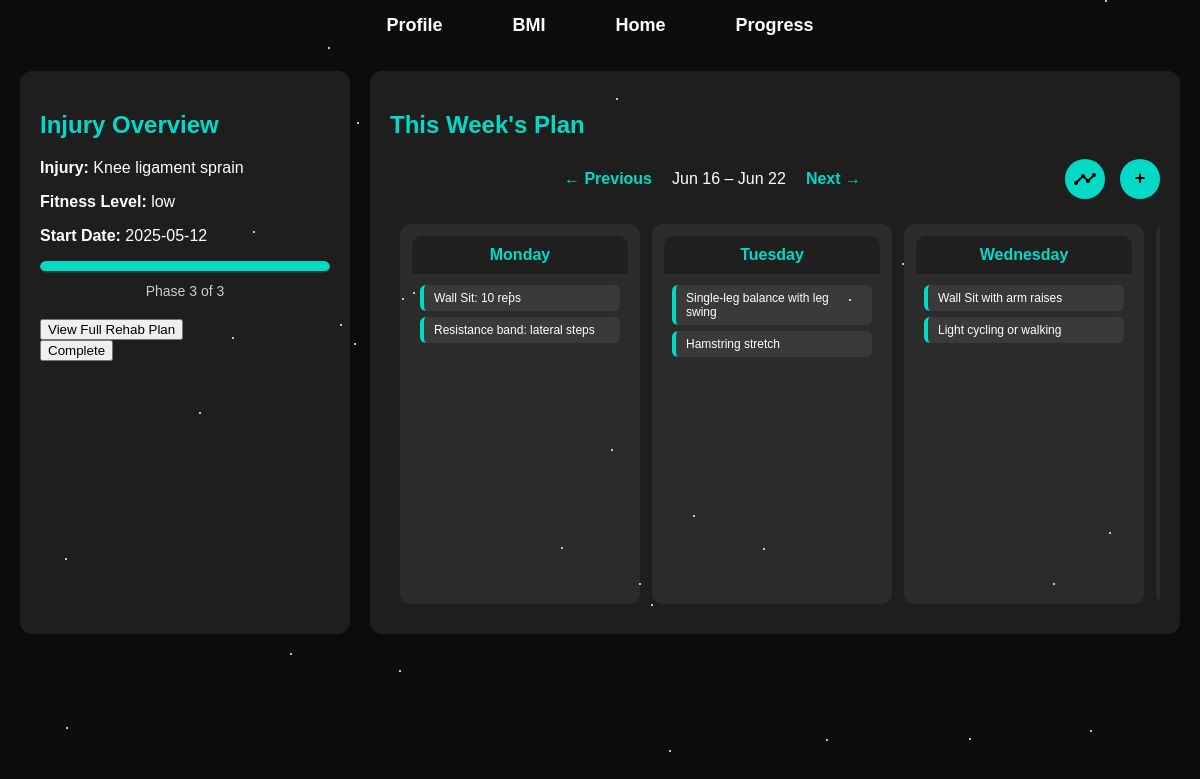
The page /home?week_offset=-2 (signed in) on the database as committed earlier.
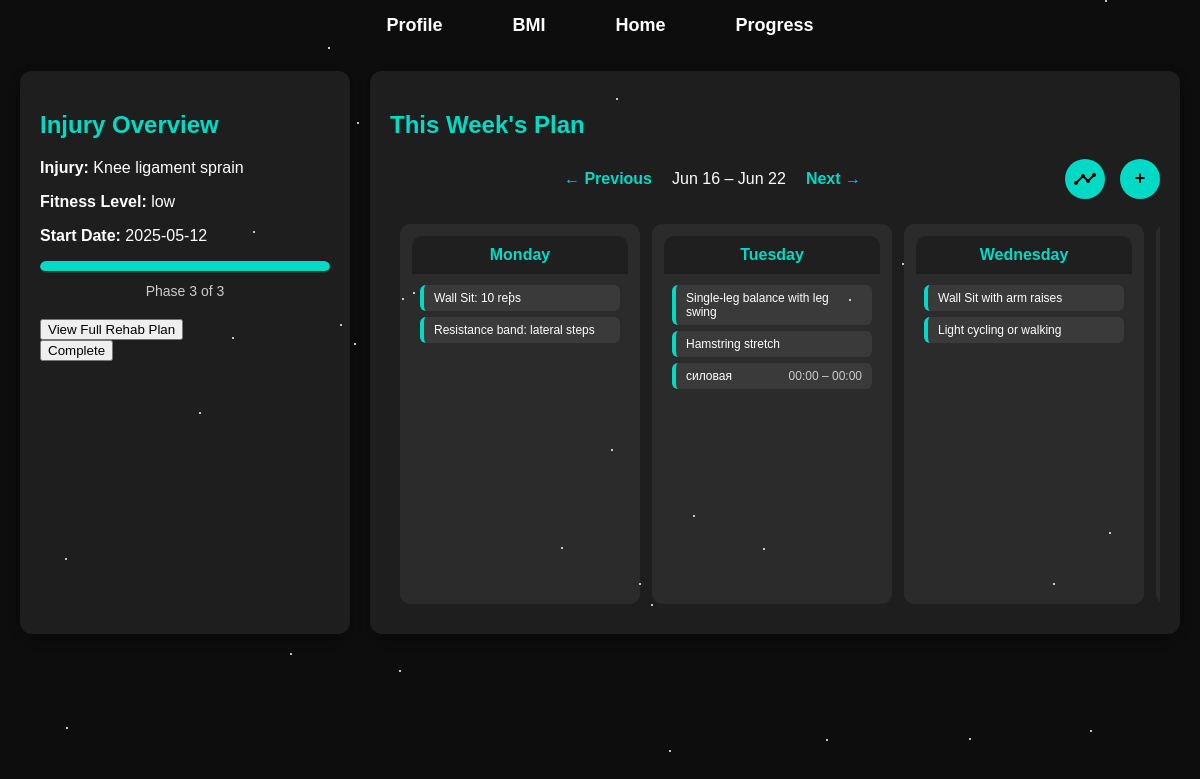
The same page on the database as committed later.
### tables this page shows
CREATE TABLE user_events (
            id INTEGER PRIMARY KEY AUTOINCREMENT,
            user_id INTEGER NOT NULL,
            title TEXT NOT NULL,
            date TEXT NOT NULL, completed INTEGER DEFAULT 0, start DATETIME, end DATETIME, repeat_type TEXT,
            FOREIGN KEY (user_id) REFERENCES users(id)
        );

### app.py (the view)
@app.route("/home")
def home():
    user_id = session.get('user_id')
    if not user_id:
        return redirect(url_for('auth.login'))
    user_injury = get_user_injury(user_id)
    if not user_injury:
        return render_template("home_page.html",
                               injuries=get_distinct_injury_types(),
                               user_injury=None)
    injury_type, fitness_level, doctor_confirmed, rehab_start_date = user_injury
    rehab_start = datetime.strptime(rehab_start_date, "%Y-%m-%d").date()
    today = datetime.today().date()
    week_offset = request.args.get("week_offset", 0, type=int)
    monday = today - timedelta(days=today.weekday()) + timedelta(weeks=week_offset)
    week_dates = [monday + timedelta(days=i) for i in range(7)]
    week_range = f"{week_dates[0].strftime('%b %d')} – {week_dates[-1].strftime('%b %d')}"
    current_date = datetime.today().strftime('%Y-%m-%d')
    with connect_user_db() as conn:
        cursor = conn.cursor()
        cursor.execute('''
            SELECT title, completed
            FROM user_events
            WHERE user_id = ? AND date = ?
        ''', (user_id, today.strftime('%Y-%m-%d')))
        today_tasks = [{"title": row[0], "completed": bool(row[1])} for row in cursor.fetchall()]
        week = []
        for date in week_dates:
            cursor.execute('''
                SELECT id, title, start, end, completed
                FROM user_events
                WHERE user_id = ? AND date = ?
            ''', (user_id, date.strftime('%Y-%m-%d')))
            events = [{
                "id": row[0],
                "title": row[1],
                "start": row[2],
                "end": row[3],
                "completed": bool(row[4])
            } for row in cursor.fetchall()]
            week.append({
                "name": date.strftime("%A"),
                "date": date.strftime("%Y-%m-%d"),
                "events": events
            })
    current_phase, _, total_phases = get_current_rehab_phase(user_id)
    progress_percent = round((current_phase / total_phases) * 100, 1) if current_phase and total_phases else 0
    return render_template("home_page.html",
                           injury_type=injury_type,
                           fitness_level=fitness_level,
                           rehab_start_date=rehab_start_date,
                           current_phase=current_phase,
                           total_phases=total_phases,
                           progress_percent=progress_percent,
                           today_tasks=today_tasks,
                           week=week,
                           week_range=week_range,
                           week_offset=week_offset,
                           user_injury=user_injury,
                           current_date=current_date)

### database.py (called while the page is built)
def create_connection_injuries():
    return sqlite3.connect(DB_PATH_INJURIES)

def connect_user_db():
    return sqlite3.connect('instance/users.db')

def get_user_injury(user_id):
    with create_connection_injuries() as conn:
        cursor = conn.cursor()
        cursor.execute('''
            SELECT injury_type, fitness_level, doctor_confirmed, rehab_start_date
            FROM user_injuries
            WHERE user_id = ?
        ''', (user_id,))
        result = cursor.fetchone()
        if result:
            injury_type = result[0].strip() if result[0] else None
            fitness_level = result[1].strip() if result[1] else None
            return injury_type, fitness_level, result[2], result[3]
        return None

### templates/home_page.html (shortened to what this page needs)
<!DOCTYPE html>
<html lang="en">
<head>
    <link rel="stylesheet" href="{{ url_for('static', filename='css/home_page.css') }}">
</head>
<body>
<nav class="menu">
    <ul>
        <li><a href="/profile">Profile</a></li>
        <li><a href="/bmi">BMI</a></li>
        <li><a href="/home">Home</a></li>
        <li><a href="/progress">Progress</a></li>
    </ul>
</nav>
{% if user_injury %}
<main class="main-container">
    <section class="todays-plan">
        <h2>Injury Overview</h2>
        <p><strong>Injury:</strong> {{ user_injury[0] }}</p>
        <p><strong>Fitness Level:</strong> {{ fitness_level }}</p>
        <p><strong>Start Date:</strong> {{ rehab_start_date }}</p>
        <div class="progress-bar">
            <div class="progress" id="progress-bar" data-current-phase="{{ current_phase }}" data-total-phases="{{ total_phases }}"></div>
        </div>
        <div class="phase-indicator">
            <span>Phase {{ current_phase if current_phase else 'N/A' }} of {{ total_phases if total_phases else 'N/A' }}</span>
        </div>
        <div class="rehab-actions">
            <form action="{{ url_for('show_recommendations') }}" method="GET">
                <button type="submit" class="recommendation-btn">View Full Rehab Plan</button>
            </form>
            <form action="{{ url_for('complete_rehab') }}" method="POST">
                <button type="submit" class="complete-btn">Complete</button>
            </form>
        </div>
    </section>
    <section class="weekly-calendar">
        <h2>This Week's Plan</h2>
        <div class="calendar-nav">
            <div class="calendar-nav-links">
            {% if week_offset is defined %}
                <a href="{{ url_for('home', week_offset=week_offset - 1) }}">← Previous</a>
                <span class="week-range">{{ week_range }}</span>
                <a href="{{ url_for('home', week_offset=week_offset + 1) }}">Next →</a>
            {% else %}
                <span class="week-range">{{ week_range }}</span>
            {% endif %}
        </div>
            <div class="calendar-nav-buttons">
                <button id="log-progress-btn" class="circle-btn">
                    <span class="material-icons">timeline</span>
                </button>
                <button id="add-event-btn" class="green-btn">+</button>
            </div>
        </div>
        <div class="week-grid">
            {% for day in week %}
            <div class="day-column{% if day.date|string == current_date %} today{% endif %}">
                <div class="day-header">{{ day.name }}</div>
                <div class="day-body">
                    {% if day.events %}
                        {% for event in day.events %}
                        <div class="event {% if event.completed %}completed{% endif %}"
                            data-id="{{ event.id }}"
                            data-title="{{ event.title }}"
                            data-start="{{ event.start }}"
                            data-end="{{ event.end }}"
                            data-completed="{{ event.completed | string | lower }}"
                            onclick="openEventModal(this)">
                        <div style="display: flex; justify-content: space-between; align-items: center;">
                            <span>
                                {% if event.completed %}
                                    <span class="checkmark">✓</span> {{ event.title }}
                                {% else %}
                                    {{ event.title }}
                                {% endif %}
                            </span>
                            {% if event.start and event.end %}
                            <span style="color: #ccc; font-size: 12px; white-space: nowrap; margin-left: 10px;">
                                {{ event.start[11:16] }} – {{ event.end[11:16] }}
                            </span>
                            {% endif %}
                        </div>
                        </div>
                        {% endfor %}
                    {% else %}
                        <div class="event">Rest / No Task</div>
                    {% endif %}
                </div>
            </div>
            {% endfor %}
        </div>
    </section>
</main>
{% endif %}
<link href='https://cdn.jsdelivr.net/npm/fullcalendar@5.11.0/main.min.css' rel='stylesheet' />
</body>
</html>

### static/css/home_page.css (style rules this page uses)
html, body { height: auto; overflow-y: auto; }
body { font-family: Arial, sans-serif; background: #0d0d0d; color: #ffffff; margin: 0; padding: 0; }
.menu { background-color: #0d0d0d; padding: 15px 0; box-shadow: none; }
.menu ul { list-style-type: none; padding: 0; margin: 0; display: flex; justify-content: center; }
.menu ul li { margin: 0 20px; }
.menu ul li a { text-decoration: none; color: #ffffff; font-size: 18px; font-weight: bold; padding: 10px 15px; border-radius: 5px; position: relative; transition: color 0.3s ease-in-out; }
.menu ul li a::after { content: ""; display: block; height: 2px; width: 0; background: #03dac6; transition: width 0.3s ease-in-out; position: absolute; left: 0; bottom: -3px; }
.todays-plan { flex: 0 0 25%; background: #1e1e1e; padding: 20px; border-radius: 12px; box-shadow: 0 4px 12px rgba(0,0,0,0.3); }
.main-container { display: flex; flex-direction: row; padding: 20px; gap: 20px; }
h2, h3, h4 { color: #03dac6; }
.progress-bar { background-color: #333; border-radius: 10px; height: 12px; width: 100%; overflow: hidden; margin: 10px 0; }
.progress { background-color: #03dac6; height: 10px; border-radius: 5px; transition: width 0.5s ease; }
.phase-indicator { text-align: center; font-size: 14px; margin-bottom: 20px; color: #ccc; }
ul { list-style: none; padding-left: 0; }
li { margin-bottom: 8px; font-size: 15px; }
.weekly-calendar { flex: 1; overflow-x: hidden; background: #1e1e1e; padding: 20px; border-radius: 12px; box-shadow: 0 4px 12px rgba(0,0,0,0.3); }
.calendar-nav { display: flex; justify-content: space-between; align-items: center; gap: 20px; margin-bottom: 15px; width: 100%; }
.calendar-nav-links { display: flex; align-items: center; gap: 10px; flex-grow: 1; justify-content: center; }
.calendar-nav-buttons { display: flex; align-items: center; margin-left: 10px; }
#add-event-btn { width: auto; }
.calendar-nav a { color: #03dac6; font-weight: bold; text-decoration: none; padding: 5px 10px; border-radius: 5px; transition: background 0.3s; }
.rehab-actions button { position: relative; z-index: 10; }
.week-range { font-size: 16px; color: white; }
.week-grid { display: flex; overflow-x: auto; overflow-y: hidden; scroll-snap-type: x mandatory; -webkit-overflow-scrolling: touch; gap: 12px; padding: 10px; margin: 0 auto; max-width: 100%; scroll-padding: 10px; scrollbar-width: none; }
.day-column { flex: 0 0 240px; scroll-snap-align: start; background: #2b2b2b; border-radius: 10px; display: flex; flex-direction: column; height: 380px; padding: 12px; box-sizing: border-box; transition: transform 0.2s ease; }
.day-header { font-weight: bold; text-align: center; padding: 10px 0; background: #1f1f1f; color: #03dac6; border-top-left-radius: 10px; border-top-right-radius: 10px; }
.day-body { padding: 5px 8px; overflow-y: auto; flex-grow: 1; }
.event { background: #3a3a3a; margin: 6px 0; padding: 6px 10px; border-radius: 6px; font-size: 12px; border-left: 4px solid #03dac6; }
.green-btn { background-color: #03dac6; color: #000; padding: 10px 16px; border: none; border-radius: 6px; font-weight: bold; margin-top: 15px; cursor: pointer; width: 100%; }
#add-event-btn, .circle-btn { background-color: #03dac6; color: black; font-weight: bold; border: none; border-radius: 50%; cursor: pointer; font-size: 18px; display: flex; justify-content: center; align-items: center; width: 40px; height: 40px; }
#add-event-btn { padding: 0; margin-top: 0; }
.circle-btn { padding: 0; }
.calendar-nav-buttons { display: flex; align-items: center; gap: 15px; margin-left: 10px; }

Rows that differ between the two databases and show on the page:
added user_events: title "силовая", start "00:00", end "00:00", shown under "Tuesday"
